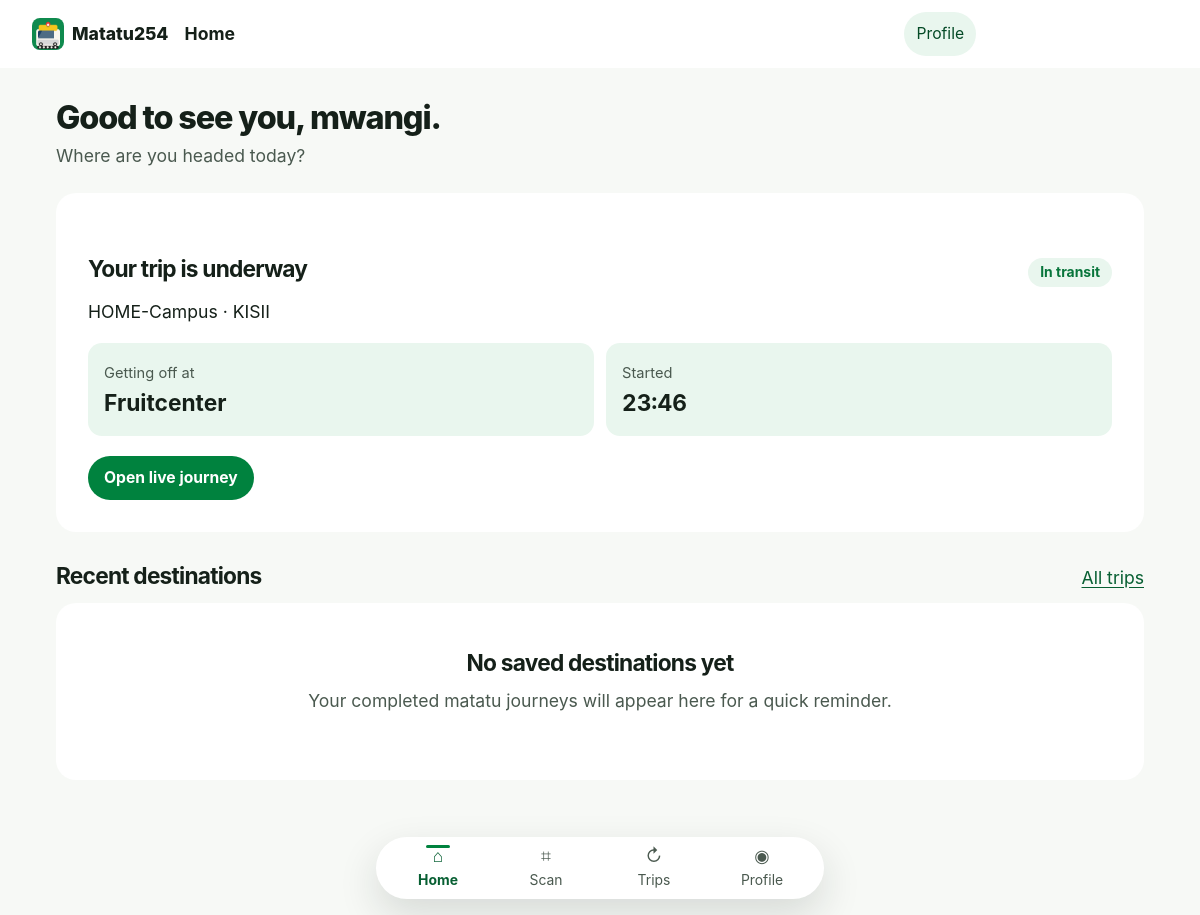
Page /dashboard/ (signed in) on the committed database.
### accounts/models.py (models this page shows, shortened)
class User(AbstractUser):
  PASSANGER = 'PASSANGER'
  CONDUCTOR = 'CONDUCTOR'
  ADMIN = 'ADMIN'
  ROLE_CHOICES = [
    (PASSANGER, 'Passenger'),
    (CONDUCTOR, 'Conductor'),
    (ADMIN, 'Admin')
  ]
  phone_number = models.CharField(max_length=15, unique=True, blank=True, null=True)
  role = models.CharField(max_length=20, choices=ROLE_CHOICES, default=PASSANGER)
  matatu = models.ForeignKey(
    'fleet.Matatu',
    on_delete=models.SET_NULL,
    null=True,
    blank=True,
    related_name='conductor',
    help_text='Matatu assigned to this conductor (1:1 per MVP)'
  )
  created_at = models.DateTimeField(auto_now_add=True)
  updated_at = models.DateTimeField(auto_now=True)

### journeys/models.py (models this page shows)
class JourneySession(models.Model):
  class Status(models.TextChoices):
            INITIALIZED = "initiated", "Initiated"
            DESTINATION_SELECTED = "destination_selected", "Destination selected"
            IN_TRANSIT = "in_transit", "In transit"
            APPROACHING = "approaching", "Approaching"
            ARRIVED = "arrived", "Arrived"
            ENDED = "ended", "Ended"
  status = models.CharField(
            max_length=20,
            choices=Status.choices,
            default=Status.INITIALIZED,
          )
  passenger = models.ForeignKey(User, on_delete=models.CASCADE)
  trip = models.ForeignKey(ActiveTrip, on_delete=models.CASCADE)
  destination_stage = models.ForeignKey(Stage, on_delete=models.CASCADE)
  start_time = models.DateTimeField(auto_now_add=True)
  end_time = models.DateTimeField(null=True, blank=True)

### trips/models.py (models this page shows, shortened)
class ActiveTrip(models.Model):
  class Status(models.TextChoices):
    CREATED = "created", "Created"
    ACTIVE = "active", "Active"
    COMPLETED = "completed", "Completed"
    CANCELLED = "cancelled", "Cancelled"
  matatu = models.ForeignKey(Matatu, on_delete=models.CASCADE)
  route = models.ForeignKey(Route, on_delete=models.CASCADE)
  start_time = models.DateTimeField(auto_now_add=True)
  end_time = models.DateTimeField(null=True, blank=True)
  status = models.CharField(
    max_length=9,
    choices=Status.choices,
    default=Status.CREATED,
  )
  current_latitude = models.DecimalField(
      max_digits=9, decimal_places=6, null=True, blank=True
  )
  current_longitude = models.DecimalField(
      max_digits=9, decimal_places=6, null=True, blank=True
  )
  last_ping_at = models.DateTimeField(null=True, blank=True)

### r_outes/models.py (models this page shows, shortened)
class Route(models.Model):
    name = models.CharField(max_length=100, unique=True)
    description = models.TextField(max_length=150, blank=True)

class Stage(models.Model):
    route = models.ForeignKey(Route, on_delete=models.CASCADE, related_name="stages")
    name = models.CharField(max_length=100)
    sequence_order = models.PositiveIntegerField()
    latitude = models.DecimalField(max_digits=9, decimal_places=6)
    longitude = models.DecimalField(max_digits=9, decimal_places=6)
    class Meta:
        ordering = ["route", "sequence_order"]
        constraints = [
            models.UniqueConstraint(
                fields=["route", "sequence_order"],
                name="unique_stage_order_per_route",
            ),
        ]

### fleet/models.py (models this page shows, shortened)
class Matatu(models.Model):
	registration_number = models.CharField(max_length=20, unique=True)
	operator = models.CharField(max_length=255)
	owner = models.ForeignKey(settings.AUTH_USER_MODEL, on_delete=models.CASCADE, related_name="matatus", null=True, blank=True)
	created_at = models.DateTimeField(auto_now_add=True)

### core/views.py (the view)
# urls.py: path("", views.dashboard, name="dashboard"),
@login_required
def dashboard(request):
  context = {}
  if request.user.role == 'PASSANGER':
    context['active_journey'] = get_active_journey(request.user)
    context['recent_journeys'] = JourneySession.objects.filter(
      passenger=request.user, status=JourneySession.Status.ENDED
    ).select_related(
      'trip__route', 'trip__matatu', 'destination_stage'
    ).order_by('-start_time')[:3]
  return render(request, "core/dashboard.html", context)

### journeys/services.py (called while the page is built)
def get_active_journey(passenger):
    active_statuses = [
        JourneySession.Status.DESTINATION_SELECTED,
        JourneySession.Status.IN_TRANSIT,
        JourneySession.Status.APPROACHING,
        JourneySession.Status.ARRIVED,
    ]
    return (
        JourneySession.objects
        .filter(passenger=passenger, status__in=active_statuses)
        .select_related("trip", "trip__route", "trip__matatu", "destination_stage")
        .order_by("-start_time")
        .first()
    )

### templates/core/dashboard.html (shortened to what this page needs)
{% extends 'base.html' %}
{% block app_title %}Home{% endblock %}
{% block content %}
<section class="page-shell passenger-home">
  <header class="page-heading"><div><h1>Good to see you, {{ user.first_name|default:user.username }}.</h1><p>Where are you headed today?</p></div></header>
  {% if user.role == 'PASSANGER' %}
    {% if active_journey %}
      <section class="surface surface-pad active-trip-summary" aria-labelledby="active-trip-heading">
        <div class="section-heading"><h2 id="active-trip-heading">Your trip is underway</h2><span class="badge badge-success">{{ active_journey.get_status_display }}</span></div>
        <p>{{ active_journey.trip.route.name }} · {{ active_journey.trip.matatu.registration_number }}</p>
        <div class="journey-stat-grid">
          <div class="journey-stat"><small>Getting off at</small><strong>{{ active_journey.destination_stage.name }}</strong></div>
          <div class="journey-stat"><small>Started</small><strong>{{ active_journey.start_time|date:'H:i' }}</strong></div>
        </div>
        <div class="btn-row"><a class="btn btn-primary" href="{% url 'journeys:journey-detail' active_journey.pk %}">Open live journey</a></div>
      </section>
    {% endif %}
    <div class="section-heading"><h2>Recent destinations</h2><a href="{% url 'journeys:history' %}">All trips</a></div>
    {% if recent_journeys %}
      <div class="journey-links">
        {% for journey in recent_journeys %}
          <a class="journey-link surface" href="{% url 'journeys:history' %}">
            <span><strong>{{ journey.destination_stage.name }}</strong><small>{{ journey.trip.route.name }} · {{ journey.end_time|date:'M j' }}</small></span>
            <span aria-hidden="true">↗</span>
          </a>
        {% endfor %}
      </div>
    {% else %}
      <div class="surface empty-state"><h2>No saved destinations yet</h2><p>Your completed matatu journeys will appear here for a quick reminder.</p></div>
    {% endif %}
  {% elif user.role == 'CONDUCTOR' %}
    <section class="surface surface-pad"><h2>Keep your trip moving.</h2><p>Check passenger counts and upcoming alighting stages.</p><a class="btn btn-primary" href="{% url 'conductor:dashboard' %}">Open crew dashboard</a></section>
  {% elif user.role == 'ADMIN' %}
    <section class="surface surface-pad"><h2>Operations at a glance.</h2><p>Manage matatus, routes, stages, and active trips.</p><a class="btn btn-primary" href="{% url 'management:dashboard' %}">Open management</a></section>
  {% endif %}
</section>
{% endblock %}

### static/css/tokens.css (style rules this page uses)
:root { color-scheme: light; --brand-50: #e9f6ee; --brand-100: #ccead7; --brand-200: #a1d8b6; --brand-300: #71c18f; --brand-400: #44a96c; --brand-500: #00823e; --brand-600: #08753b; --brand-700: #075f32; --brand-800: #044a26; --brand-900: #03351c; --success: #08753b; --success-soft: #e9f6ee; --warning: #875700; --warning-soft: #fff3d6; --danger: #a33b30; --danger-soft: #fcebe8; --neutral-0: #ffffff; --neutral-50: #f7f9f6; --neutral-100: #edf1ed; --neutral-200: #dce4dc; --neutral-300: #c2cdc4; --neutral-400: #95a198; --neutral-500: #69776e; --neutral-600: #4a594f; --neutral-700: #344238; --neutral-800: #202d24; --neutral-900: #152019; --ink: var(--neutral-900); --ink-muted: var(--neutral-600); --surface: var(--neutral-0); --surface-raised: var(--neutral-0); --background: var(--neutral-50); --border: var(--neutral-200); --focus: #8b5d00; --skip-link-foreground: var(--neutral-0); --font-sans: Inter, ui-sans-serif, system-ui, -apple-system, BlinkMacSystemFont, "Segoe UI", sans-serif; --text-xs: clamp(.8125rem, .78rem + .12vw, .875rem); --text-sm: clamp(.9rem, .86rem + .16vw, .98rem); --text-md: clamp(1rem, .96rem + .2vw, 1.1rem); --text-lg: clamp(1.2rem, 1.06rem + .48vw, 1.5rem); --text-xl: clamp(1.55rem, 1.2rem + 1.1vw, 2.25rem); --text-display: clamp(2.4rem, 1.5rem + 4vw, 4.8rem); --line-tight: 1.08; --line-normal: 1.5; --space-0: 0; --space-1: .25rem; --space-0-25: .0625rem; --space-0-5: .125rem; --space-0-75: .1875rem; --space-1-5: .375rem; --space-2-5: .625rem; --space-3-5: .875rem; --space-2: .5rem; --space-3: .75rem; --space-4: 1rem; --space-5: 1.25rem; --space-6: 1.5rem; --space-8: 2rem; --space-10: 2.5rem; --space-12: 3rem; --space-16: 4rem; --space-20: 5rem; --space-24: 6rem; --space-25: 6.25rem; --space-30: 7.5rem; --page-gutter: clamp(var(--space-4), 4vw, var(--space-8)); --space-fluid-3: 3vw; --space-fluid-4: 4vw; --space-fluid-5: 5vw; --space-fluid-6: 6vw; --space-fluid-auth: 7vh; --page-shell-width: 68rem; --content-width: 76rem; --reading-width: 44rem; --screen-min-width: 20rem; --topbar-height: 3.25rem; --form-panel-width: 34rem; --form-large-width: 48rem; --scan-frame-max: 25rem; --scan-viewfinder-max: 15rem; --qr-image-max: 18.75rem; --stage-sticky-top: 4rem; --bottom-tabs-offset: 4.25rem; --home-min-height: 62vh; --landing-min-height: 75svh; --viewport-min-height: 100vh; --focus-outline-width: .1875rem; --stroke-2: .125rem; --stroke-3: .1875rem; --stroke-4: .25rem; --icon-size: 1.35rem; --route-map-label-size: 14px; --map-min-height: 22rem; --map-min-height-mobile: 15rem; --touch-target: 2.75rem; --border-width: 1px; --link-offset: .18em; --heading-tracking: -.035em; --title-tracking: -.06em; --title-line-height: .98; --small-hover-rise: -.0625rem; --small-press-scale: .97; --meter-line-height: .125rem; --route-stage-line: .1875rem; --scan-frame-width: 70vw; --scan-finder-width: 56vw; --scan-pulse-travel: 6rem; --scan-pulse-opacity: .65; --scan-line-opacity: .55; --scan-marker-scale: 1.18; --count-change-scale: 1.04; --content-arrive-opacity: .35; --tab-arrive-scale: .25; --page-shift-distance: var(--space-4); --table-min-column: 17rem; --qr-page-width: 45rem; --home-route-text-min: 3.5rem; --scan-video-ratio-x: 4; --scan-video-ratio-y: 3; --route-map-ratio-x: 5; --route-map-ratio-y: 3; --scan-window-border: var(--stroke-4); --visually-hidden-size: 1px; --border-radius-full: 50%; --content-stagger-1: 30ms; --content-stagger-2: 60ms; --content-stagger-3: 90ms; --content-stagger-4: 120ms; --content-stagger-5: 150ms; --tabbar-wide-width: 28rem; --tabbar-wide-transform-hidden: 150%; --content-limit-hero-wide: 15ch; --home-route-min-mobile: 2.75rem; --landing-title-mobile-min: 2.7rem; --landing-title-mobile-max: 4.2rem; --ticket-title-mobile-max: 4rem; --landing-title-mobile-width: 13vw; --ticket-title-mobile-width: 14vw; --ticket-mobile-height: 62svh; --landing-desktop-column-min: 20rem; --scan-desktop-column-min: 16rem; --map-min-height-mobile: 15rem; --motion-off-duration: .01ms; --radius-sm: .5rem; --radius-md: .875rem; --radius-lg: 1.25rem; --radius-xl: 1.75rem; --radius-pill: 999px; --shadow-float: 0 1rem 2.5rem rgb(21 32 25 / .14); --shadow-sheet: 0 .5rem 1.5rem rgb(21 32 25 / .09); --z-base: 0; --z-content: 1; --z-header: 20; --z-tabbar: 30; --z-banner: 40; --z-dialog: 50; --dur-fast: 150ms; --dur-base: 250ms; --dur-slow: 400ms; --dur-skeleton: 1400ms; --dur-scan: 2s; --dur-pulse: 1600ms; --ease-out: cubic-bezier(.22, 1, .36, 1); --ease-standard: cubic-bezier(.2, 0, 0, 1); }

### rows in the picture
User: first_name "mwangi"
JourneySession: status "In transit", trip.route.name "HOME-Campus", trip.matatu.registration_number "KISII", destination_stage.name "Fruitcenter", start_time "23:46"
